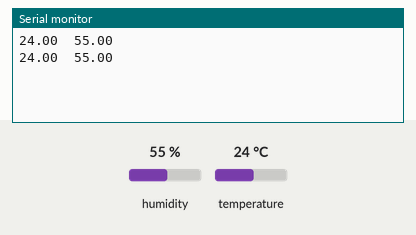
The sketch below on a simulated Arduino Uno, built with avr-gcc and run on an emulated ATmega328P. On the bench: the last lines printed to the serial monitor. The test bench sets the inputs (shaded band); at power-on: humidity 55 %, temperature 24 °C.

Above: at 2.8 s.
2.9 s: humidity set to 22 %
At 4.7 s:
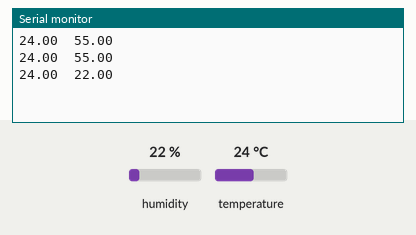
5.6 s: temperature set to 12 °C
At 6.6 s:
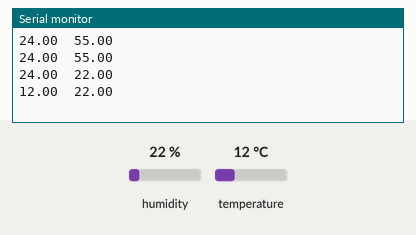
8.3 s: humidity set to 40 %
At 10.5 s:
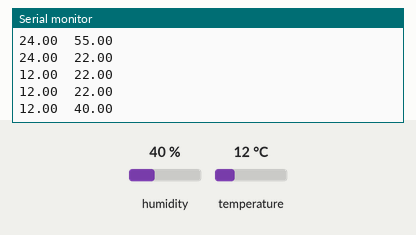
Timing chart, 0 to 12.0 s (numbered marks = the images above; inputs shaded):
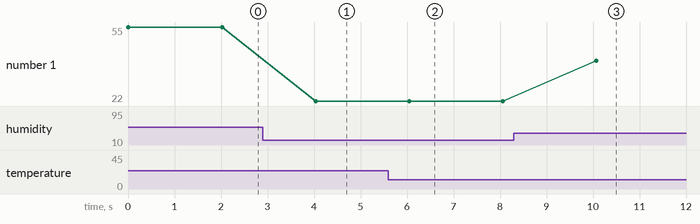

Measured:
- after the input at 2.9 s, the serial monitor: prints a new line after 1.1 s (image 1)
- after the input at 5.6 s, the serial monitor: prints a new line after 0.44 s (image 2)
- after the input at 8.3 s, the serial monitor: prints a new line after 1.8 s (image 3)
- plotted number 1: 55 → 22 after the input at 2.9 s, 22 → 40 after the input at 8.3 s

The sketch:

dht.ino
```cpp
#include <Arduino.h>
#include <DHTesp.h>

DHTesp dht;

void setup() {
 Serial.begin(115200);
 dht.setup(12, DHTesp::DHT22);
}

// the loop function runs over and over again forever
void loop() {
 //Read data and store it to variables hum and temp
 TempAndHumidity temp_humidity = dht.getTempAndHumidity();
 //Print temp and humidity values to serial monitor
 Serial.print(temp_humidity.temperature);
 Serial.print("\t");
 Serial.println(temp_humidity.humidity);
 delay(2000);
}
```
